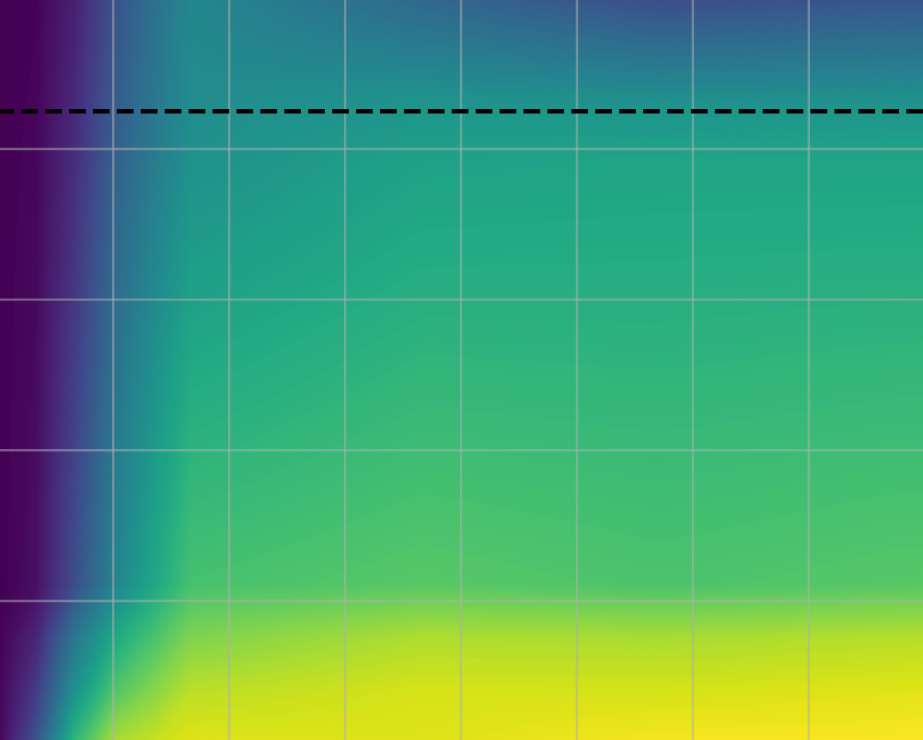
#> input picture data/c.png, 923 x 740 px; its folder holds only this picture in this run
$ python gen_events.py
#> lines starting #> are read from the running program, lines starting #| are printed output that depends on the picture
### src/selfunc.py
import matplotlib.image as mpimg
import numpy as np
from scipy.spatial import KDTree
from matplotlib import cm
from scipy.interpolate import LinearNDInterpolator
from astropy.cosmology import WMAP9 as cosmo
import astropy.units as u
import os

_CACHED_INTERP = None

def read_stemo21_selfunc():
    """read in stemo,et al+2021 selection function"""
    # read plot image
    module_dir = os.path.dirname(os.path.abspath(__file__))
    image_path = os.path.join(module_dir, "..", "data", "c.png")
    im = mpimg.imread(image_path)
#> im is the input picture: shape (740, 923, 4) float32; mean R, G, B, A 0.284, 0.623, 0.445, 1
    im = np.flip(im,axis=0)
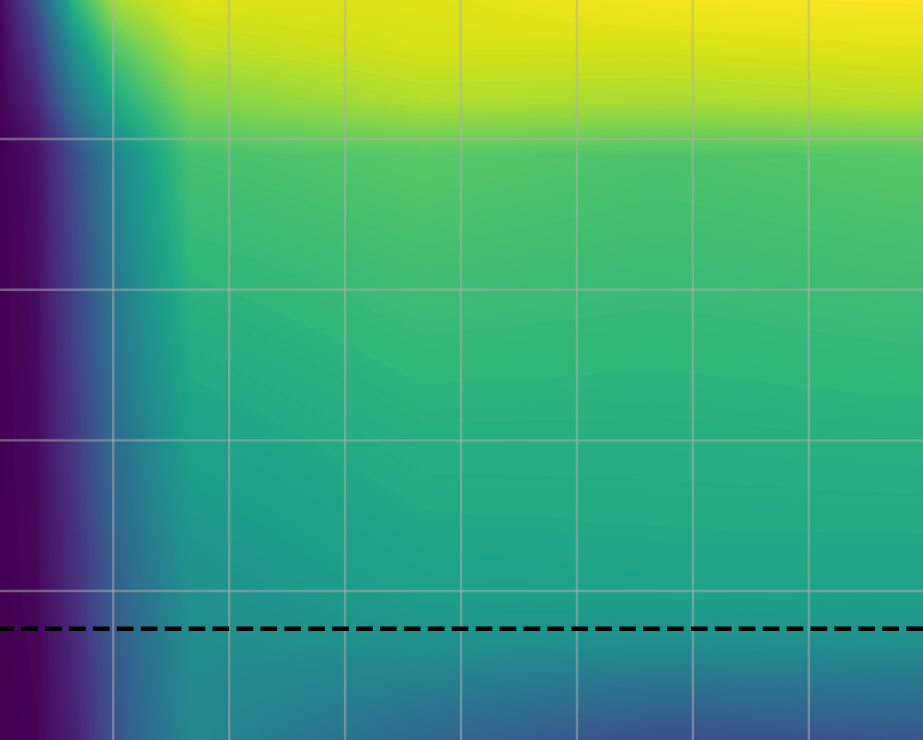
#> im: shape (740, 923, 4) float32; mean R, G, B, A 0.285, 0.623, 0.445, 1
    # get the RGB color arrays, im[:,:,3] is transparency
    rgb_image = im[:,:,:3]

    # make a lut -- look up table for viridis cmap
    viridis = cm.get_cmap('viridis', 256)
    lut = viridis(np.linspace(0, 1, 256))[:, :3]

    # reshape image for query
    pixels = rgb_image.reshape(-1, 3)
    # kd-tree for quick nearest-neighbor lookup, return position in lut array
    tree = KDTree(lut)
    _, indices = tree.query(pixels)
    # reshape back to 2D
    data_2d = indices.reshape(rgb_image.shape[0], rgb_image.shape[1])
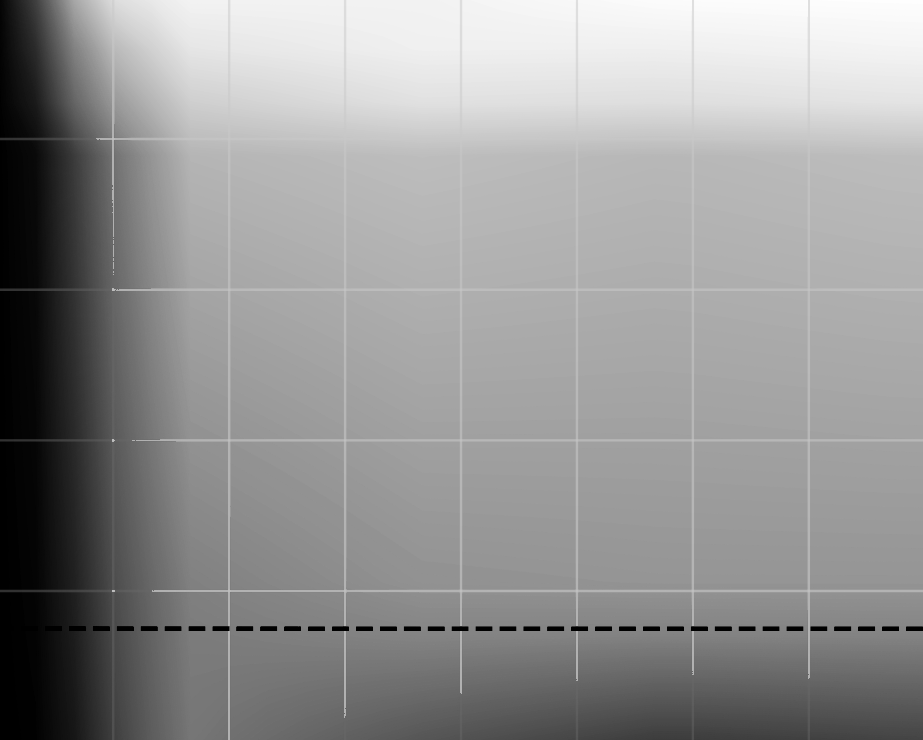
#> data_2d: shape (740, 923) int64; min 0, max 254, mean 148.8
    # Scale to the actual units (0.0 to 0.8 according to paper colorbar)
    final_data = (data_2d / 255.0) * 0.8
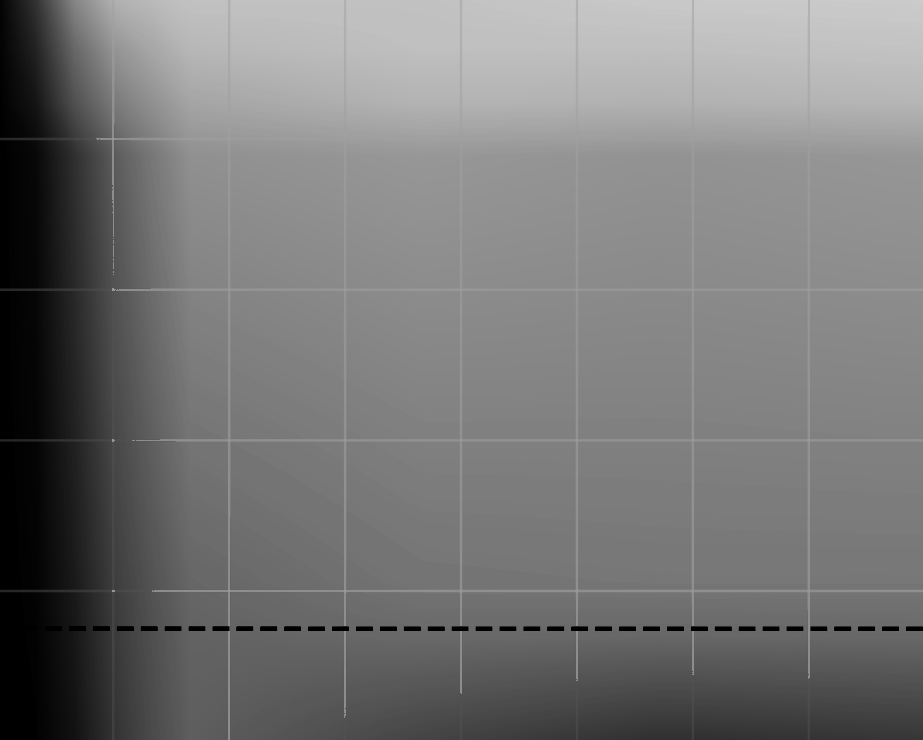
#> final_data: shape (740, 923) float64; min 0, max 0.797, mean 0.467
    return im,final_data

def sample_stemo_selfunc(final_data):
    """sample stemo plot to avoid grid lines"""
    nq,npix = final_data.shape
#> nq = 740; npix = 923
    # conversion from indices to paper ticks
    ipix = npix/200
#> ipix = 4.62
    iq = nq/100
#> iq = 7.4
    # array with image coords
    pvals = np.linspace(0,200,npix)
#> pvals = 923 values from 0 to 200
    qvals = np.linspace(0,100,nq)
#> qvals = 740 values from 0 to 100
    # index array to sample and avoid grid lines
    pcoords = np.arange(0,npix,25)[1:]-1
#> pcoords = 36 values from 24 to 899
    qcoords = np.arange(0,nq,20)[1:]-3
#> qcoords = 36 values from 17 to 717
    # add the boundaries to avoid nan interp
    pcoords,qcoords = [np.insert(arr,0,0) for arr in [pcoords,qcoords]]
    pcoords,qcoords = [np.insert(arr,len(arr),n-1) for arr,n in zip([pcoords,qcoords],[npix,nq])]
    # sampling mesh
    PIX,Q = np.meshgrid(pvals[pcoords],qvals[qcoords])
    PIND,QIND = np.meshgrid(pcoords,qcoords)
    # sample data
    csamp = np.array([final_data[y,x] for x,y in zip(PIND,QIND)])
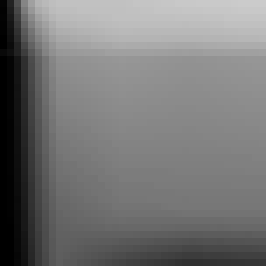
#> csamp: shape (38, 38) float64 (shown 7 times larger); min 0, max 0.797, mean 0.463
    return PIX,Q,csamp,nq,npix,iq,ipix

def get_interp_selfunc():
    """main function to read stemo plot, sample, and interpolate"""
    # read stemo data
    global _CACHED_INTERP
    if _CACHED_INTERP is None:
        _,final_data = read_stemo21_selfunc()
        # sample that plot
        PIX,Q,csamp,_,_,_,_ = sample_stemo_selfunc(final_data)
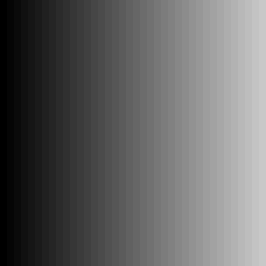
#> PIX: shape (38, 38) float64 (shown 7 times larger); min 0, max 200, mean 100.1
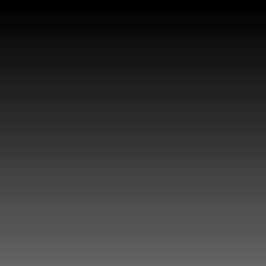
#> Q: shape (38, 38) float64 (shown 7 times larger); min 0, max 100, mean 49.7
        # interpolate
        pflat = PIX.ravel()
#> pflat = 1444 values, max 200 at index 37, min 0 at index 0, mean 100.1
        qflat = Q.ravel()
#> qflat = 1444 values from 0 to 100
        _CACHED_INTERP = LinearNDInterpolator(list(zip(qflat,pflat)),csamp.ravel())
    return _CACHED_INTERP

def kpc_to_pix(sep_kpc,plate_scale=0.05,z=0.2):
    # convert physical sep to pix sep
    fwhm = plate_scale*2.5 *u.arcsec #arcsec/pix, WFC3/UVIS
    sep_theta = ((sep_kpc*u.kpc/cosmo.angular_diameter_distance(z)).to("")*u.rad).to(u.arcsec)
    sep_pix = sep_theta/fwhm
    return sep_pix

def psel(sep_kpc,z,q,plate_scale=0.05):
    """return p(obs|sep in kpc, mass ratio q)"""
    # get interpolator and conversion factor from index to plot values
    interp = get_interp_selfunc()
    sep_pix = kpc_to_pix(sep_kpc,plate_scale,z)
    return interp(q,sep_pix)

### script/gen_events.py
from src import *
import scipy.stats as st
import yaml

DEFAULTS = {
    "a0_pop_range": [10, 20],
    "q0_pop_range": [1, 90],
    "sa_range": [0.1,1],
    "sq_range": [0.1, 1],
    "reso": 0.1,
    "Nobs": 100,
    "outdir": "/data/events"
}

def main(config):
    # 0. load config params
    a0_pop_min,a0_pop_max = config['a0_pop_range']
    q0_pop_min,q0_pop_max = config['q0_pop_range']
    sa_min,sa_max = config['sa_range']
    sq_min,sq_max = config['sq_range']
    reso = config['reso']
    Nobs = config['Nobs']
    outdir = config['outdir']

    # 1. Define a large batch size (e.g., 10,000)
    batch_size = 10000
    np.random.seed(0)

    # 2. Generate arrays for all candidates at once
    a = np.random.uniform(a0_pop_min, a0_pop_max, batch_size)
    q = np.random.uniform(q0_pop_min,q0_pop_max, batch_size)
    z = 0.2#np.random.uniform(0.18, 0.2, batch_size)
    pobs = psel(a, z, q, reso) #* 1/10*1/99
#> pobs = 10000 values, max 0.646 at index 7697, min 0.0475 at index 5136, mean 0.22
    u = np.random.uniform(0, pobs.max(), batch_size)
#> u = 10000 values, max 0.646 at index 7517, min 0.000223 at index 4176, mean 0.323

    # 3. Apply the mask
    mask = u < pobs
    accepted_a = a[mask]
#> accepted_a = 3443 values, max 20 at index 953, min 10 at index 1935, mean 15.72
    accepted_q = q[mask]
#> accepted_q = 3443 values, max 89.98 at index 2697, min 1.01 at index 1623, mean 35.08
    a0_samp = accepted_a[:Nobs]
#> a0_samp = 100 values, max 19.99 at index 52, min 10.05 at index 34, mean 15.46
    q_samp = accepted_q[:Nobs]
#> q_samp = 100 values, max 88.68 at index 17, min 1.14 at index 3, mean 32.37
    # samples_aq = np.stack([a0_samp,q_samp],axis=1)

    # 4. resample posteriors with negative values
    def gen_event_posteriors(true_param,smin,smax,n_post_samps = 101):
        """generate event posterior samples that is positive
            Params:
                n_post_samps: number of points in an event's posterior sample
        """
#> called with true_param = array of shape (100,), smin = 0.1, smax = 1, n_post_samps = 101
        # random sample a measurement about true param, then random sample measurement posterior
        single_event_posteriors = [st.norm(st.norm(a, s).rvs(), s).rvs(n_post_samps)
                            for a, s in zip(true_param, np.random.uniform(smin,smax, size = len(true_param)))]
#> single_event_posteriors = 100 items
        # find posterior with negative value
        find_neg = lambda arr: np.array([i for i in range(len(arr)) if np.min(arr[i])<0])
        neg_ind = find_neg(single_event_posteriors)
#> neg_ind = empty array
        while len(neg_ind) != 0:
            for i in neg_ind:
                s = np.random.uniform(smin,smax)
                a = true_param[i]
                single_event_posteriors[i] = st.norm(st.norm(a, s).rvs(), s).rvs(n_post_samps)
            neg_ind = find_neg(single_event_posteriors)
#> this loop made 0 passes
        return single_event_posteriors

    single_event_posteriors_a = gen_event_posteriors(a0_samp,sa_min,sa_max)
#> single_event_posteriors_a = 100 items
    single_event_posteriors_q = gen_event_posteriors(q_samp,sq_min,sq_max)
#> the loop in gen_event_posteriors (call 2), `while len(neg_ind) != 0:` made 2 passes
#> neg_ind on pass 1: [3]
#> single_event_posteriors_q = 100 items
    single_event_posteriors_aq = np.stack([single_event_posteriors_a,single_event_posteriors_q],axis=2)

    # write posteriors to txt file for CLI runs
    for i in range(Nobs):
        filepath = os.path.join(outdir,f"event_{i}.txt")
        np.savetxt(filepath,single_event_posteriors_aq[i,:,:])


if __name__ == "__main__":
    from argparse import ArgumentParser, RawDescriptionHelpFormatter
    parser = ArgumentParser(description=(
        """
        generate event posteriors on a,q
        """), formatter_class=RawDescriptionHelpFormatter)
    parser.add_argument("--outdir", type=str, default=DEFAULTS['outdir'], help="output directory")
    parser.add_argument("--Nobs", type=int, default=DEFAULTS['Nobs'])
    args = parser.parse_args()

    # update and save config dict
    config = DEFAULTS.copy()
    config.update(vars(args))
    os.makedirs(config["outdir"], exist_ok=True)
    with open(os.path.join(config["outdir"], "gen-event-config.yaml"), "w") as f:
        yaml.dump(config, f)

    main(config)
